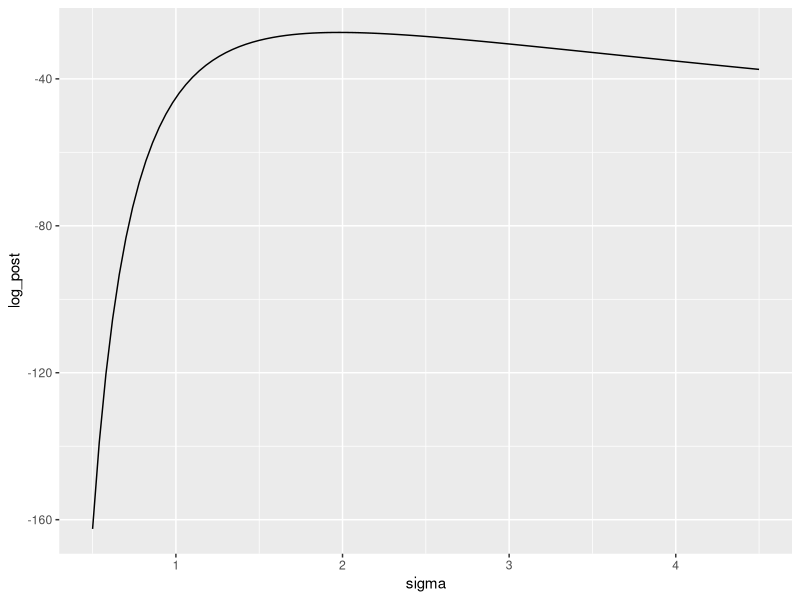
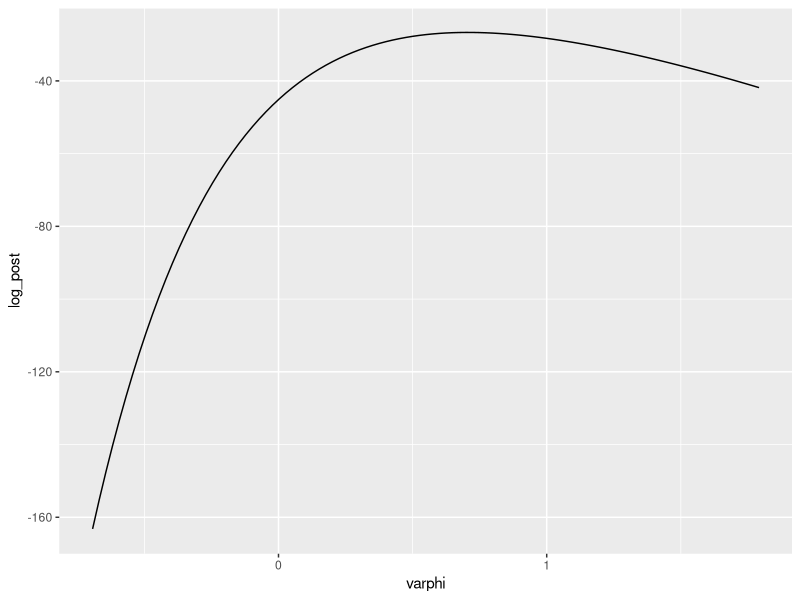
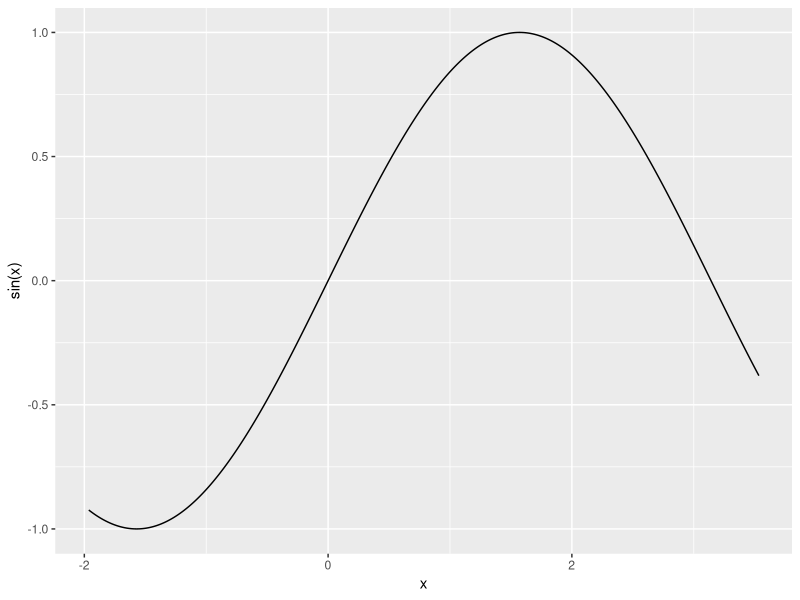
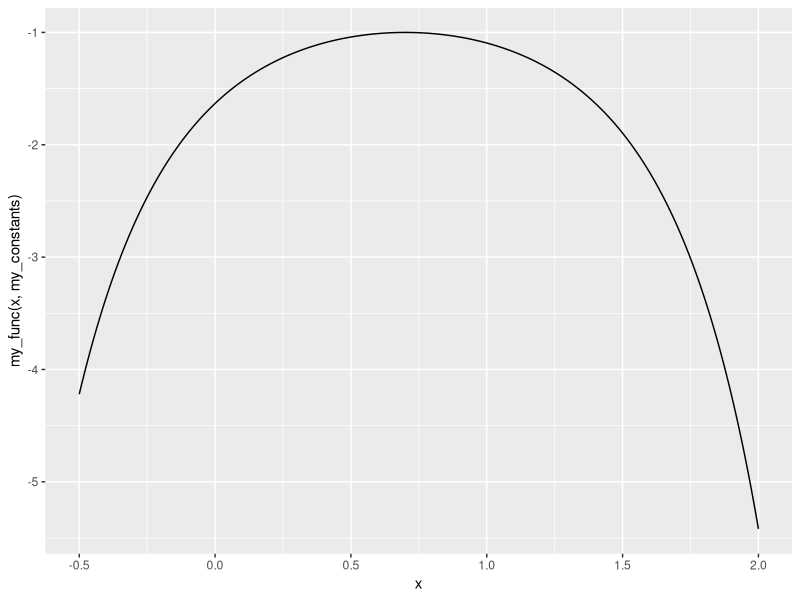
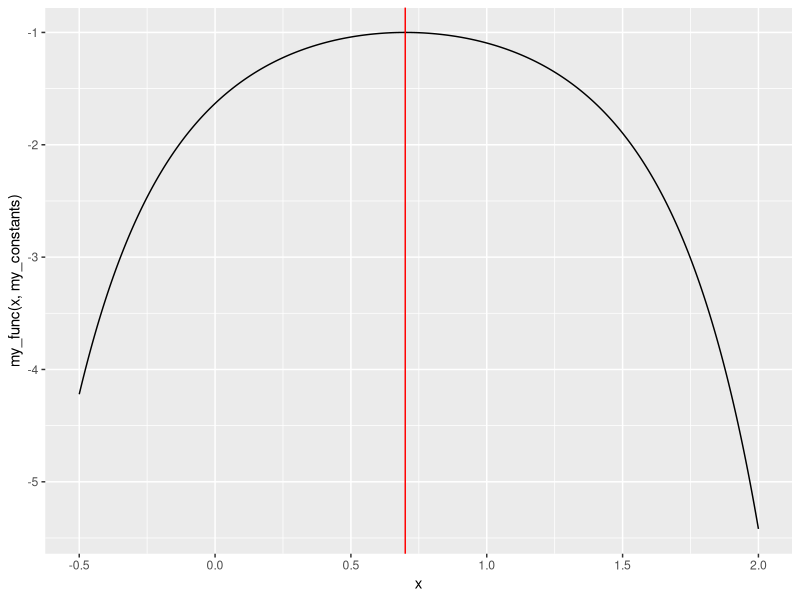
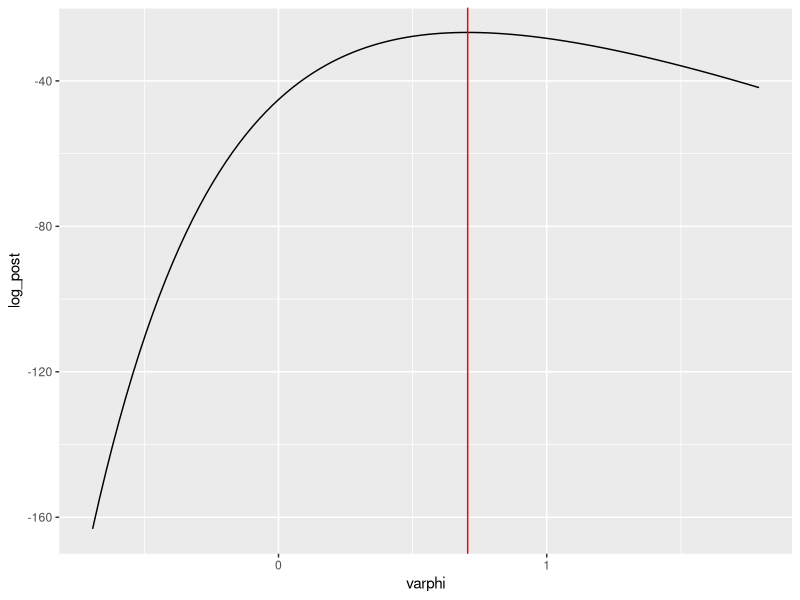

The R script that drew these images, in order:
## ---- chunk 1
knitr::opts_chunk$set(echo = TRUE)
## ---- chunk 2
library(tidyverse)
## ---- chunk 3
sigma_prior = 5
mu_prior = 125
## ---- chunk 4
qnorm(p = 0.25, mean = mu_prior, sd = sigma_prior)
qnorm(p = 0.75, mean = mu_prior, sd = sigma_prior)
## ---- chunk 5
pnorm(128.3724, mean = mu_prior, sd = sigma_prior) - pnorm(121.6276, mean = mu_prior, sd = sigma_prior) 
## ---- chunk 6
pnorm(117, mean = mu_prior, sd = sigma_prior)
## ---- chunk 7
no_of_obs <- function(tau_n, tau_0, sigma) {
  return((sigma ^ 2) * ((1 / (tau_n) ^ 2) - (1 / (tau_0) ^ 2)))
}

print(no_of_obs (2, 5, 5))
print(no_of_obs (0.5, 5, 5))
## ---- chunk 8
N <- 21
v <- 4.2
## ---- chunk 9
### set input arguments !!!
log_post_sigma_unnorm <- function(sigma, N, v, lambda)
{
  log_post_sigma = (-1 / (2 * sigma * sigma)) * (N * v) + log(lambda) - lambda * sigma  - N*log(sigma)
  return(log_post_sigma)
}
## ---- chunk 10
lambda = 0.75
tibble::tibble(
  sigma = seq(0.5, 4.5, length.out = 101)
) %>% 
mutate(log_post = log_post_sigma_unnorm(sigma, N, v, lambda)) %>% ggplot(mapping = aes(x = sigma, y = log_post)) + geom_line()
## ---- chunk 11
### set the input arguments !!!
log_post_varphi_unnorm <- function( varphi, N, v, lambda)
{
   sigma <- exp(varphi)
   log_post <- log_post_sigma_unnorm(sigma, N, v, lambda) + varphi
}
## ---- chunk 12
lambda = 0.75
tibble::tibble(
  varphi = seq(from = log(0.5), to = log(6), length = 101)
) %>% 
  mutate(log_post = log_post_varphi_unnorm(varphi, N, v, lambda))%>% ggplot() + geom_line(mapping = aes(x = varphi, y = log_post))
## ---- chunk 13
tibble::tibble(x = seq((-5 * pi) / 8, (9 * pi) / 8, length=1001)) %>% ggplot() + geom_line(mapping = aes(x = x, y = sin(x)))
## ---- chunk 14
fun <- function(x){
  y = sin(x)
}
opt_sine_01 <- optim( par = 0, fun ,gr = NULL ,method = "Brent",lower = -5 * pi / 8, upper = 9 * pi / 8, hessian = TRUE, control = list(fnscale = -1))

opt_sine_01
## ---- chunk 15
opt_sine_02 <- optim( par = 3, fun,method = "Brent", gr = NULL, lower = -5 *pi / 8, upper = 9 * pi / 8,hessian = TRUE,control = list( fnscale = -1))

opt_sine_02
## ---- chunk 16
a = 0.7
m = 2
my_func <- function(x, const)
{
  fx = -exp((x - const[1]) ^ const[2])
  return (fx)
}


my_constants <- c(a, m)
## ---- chunk 17
tibble::tibble(
  x = seq(-0.5, 2, length = 501)
) %>% ggplot() + geom_line(mapping = aes(x = x, y = my_func(x, my_constants)))
## ---- chunk 18
fun_ <- function(x, const){
  my_func(x, my_constants)
}
opt_result <- optim(par = 1.75,fun_,method = "Brent", lower = -0.5, upper = 2, gr = NULL, hessian = TRUE, control = list( fnscale = -1))

print(opt_result)
## ---- chunk 19
tibble::tibble(x = seq(-0.5, 2, length = 501)
) %>% ggplot() + geom_line(mapping = aes(x = x, y = my_func(x, my_constants))) + geom_vline(color = "red", xintercept = opt_result[1]$par)

## ---- chunk 20
lambda <- 0.75
v <- 4.2
N <- 21

log_post_varphi_unnorm <- function(varphi, N, v, lambda)
{
  sigma <- exp(varphi)
  log_post <- log_post_sigma_unnorm(sigma, N, v, lambda) + varphi
}

fn_<-function( varphi, N, v, lambda)
{
  log_post_varphi_unnorm(varphi, N = 21, lambda = 0.75,  v = 4.2)
}

varphi_opt_a <- optim(par = -0.5,fn_,gr = NULL, hessian = TRUE,method = "BFGS",control = list(fnscale = -1))
print(varphi_opt_a)

## ---- chunk 21
N <- 21
v <- 4.2
lambda <- 0.75

log_post_varphi_unnorm <- function( varphi, N, v, lambda)
{
  sigma <- exp(varphi)
  log_post <- log_post_sigma_unnorm(sigma, N, v, lambda) + varphi
}

fn<-function( varphi, N, v, lambda)
{ 
  log_post_varphi_unnorm(varphi, N = 21, lambda = 0.75, v = 4.2)
}

varphi_opt_b <- optim(par = 1.35,fn,control = list( fnscale = -1), method = "BFGS",hessian = TRUE, gr = NULL)
print(varphi_opt_b)
## ---- chunk 22
lambda = 0.75
tibble::tibble(varphi = seq(from = log(0.5), to = log(6), length = 101)) %>% mutate(log_post = log_post_varphi_unnorm(varphi, N, v, lambda))%>% ggplot() + geom_line(mapping = aes(x = varphi, y = log_post)) + geom_vline(xintercept = varphi_opt_a$par, color = "red")
